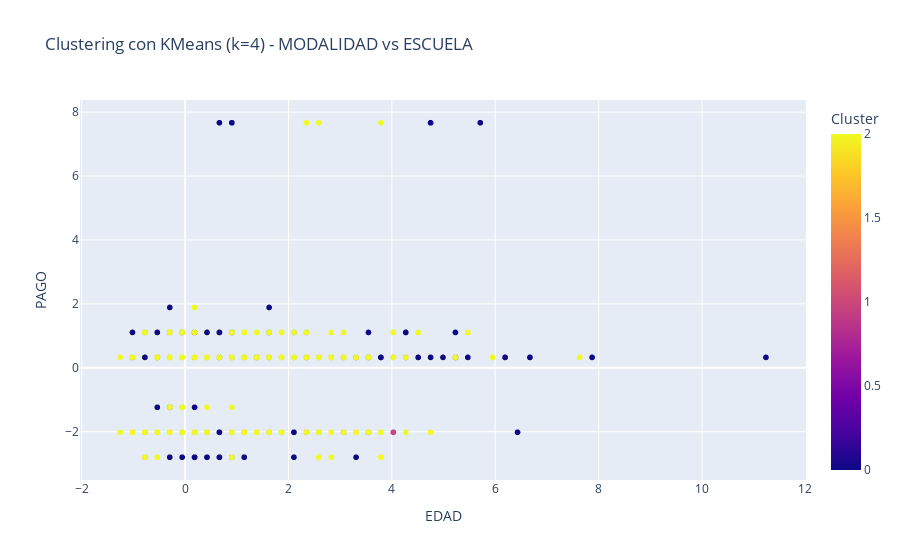

Here is the notebook cell this chart was saved with:
### Code cell
import plotly.express as px

# Seleccionar las columnas para la visualización
columnas_visualizacion_2d = ['EDAD', 'PAGO', 'Cluster']

# Crear un DataFrame solo con las columnas seleccionadas
df_visualizacion_2d = df_seleccionado[columnas_visualizacion_2d]

# Graficar un gráfico de dispersión 2D con colores según el cluster
fig = px.scatter(df_visualizacion_2d, x='EDAD', y='PAGO',
                 color='Cluster', title="Clustering con KMeans (k=4) - MODALIDAD vs ESCUELA",
                 labels={'Cluster': 'Cluster'})
fig.show()

### Figure 1 — Plotly figure (JSON) as saved in the notebook; plotly's stock layout.template omitted (floating-point values rounded to 4 significant figures; data arrays with more than 128 entries replaced by an {"elided": "..."} marker saying what was removed)
{"data": [{"hovertemplate": "EDAD=%{x}<br>PAGO=%{y}<br>Cluster=%{marker.color}<extra></extra>", "legendgroup": "", "marker": {"color": {"elided": "4928 int values"}, "coloraxis": "coloraxis", "symbol": "circle"}, "mode": "markers", "name": "", "showlegend": false, "type": "scattergl", "x": {"elided": "4928 float values"}, "xaxis": "x", "y": {"elided": "4928 float values"}, "yaxis": "y"}], "layout": {"coloraxis": {"colorbar": {"title": {"text": "Cluster"}}, "colorscale": [[0, "#0d0887"], [0.1111, "#46039f"], [0.2222, "#7201a8"], [0.3333, "#9c179e"], [0.4444, "#bd3786"], [0.5556, "#d8576b"], [0.6667, "#ed7953"], [0.7778, "#fb9f3a"], [0.8889, "#fdca26"], [1, "#f0f921"]]}, "legend": {"tracegroupgap": 0}, "title": {"text": "Clustering con KMeans (k=4) - MODALIDAD vs ESCUELA"}, "xaxis": {"anchor": "y", "domain": [0, 1], "title": {"text": "EDAD"}}, "yaxis": {"anchor": "x", "domain": [0, 1], "title": {"text": "PAGO"}}}}
